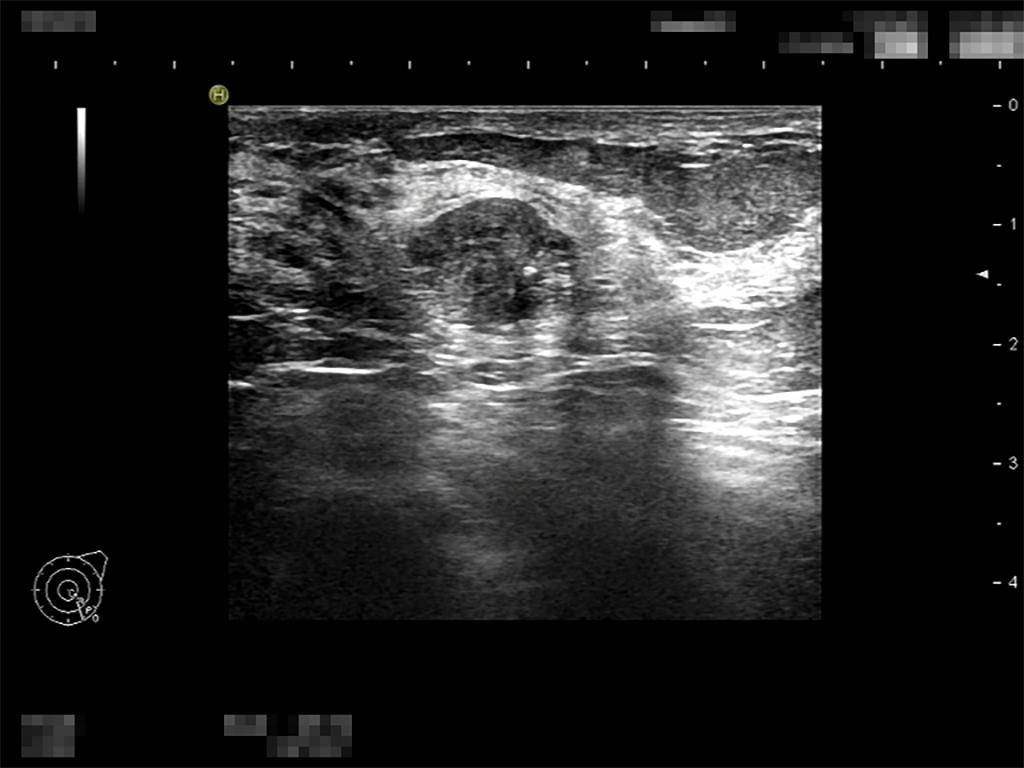
#> input picture roi_extraction/sample_1.jpg, 1024 x 768 px
$ jupyter execute ROI_Extraction.ipynb
#> lines starting #> are read from the running program, lines starting #| are printed output that depends on the picture; after the words box and inside, x2 and y2 are one past the last pixel; in counts of white or black regions, pixels touching at a corner belong together
#> further down, img is the input picture: shape (768, 1024, 3); mean B, G, R 37, 37.1, 37
[cell 1]
import cv2
import os
import numpy as np
from tqdm import tqdm
from PIL import Image,ImageEnhance
import pickle
import matplotlib.pyplot as plt
import pandas as pd

[cell 2]
def DetectLine(cnt, th=5):
    x,y,w,h = cv2.boundingRect(cnt)
    center_x = int(x+w/2)
    center_y = int(y+h/2)
    # find top
    s_p = []
    for point in cnt:
        if point[0,1] < center_y:
            s_p.append(point[0,1])
    unique, counts = np.unique(s_p, return_counts=True)
    values = []
    for v,c in zip(unique,counts):
        if c>100:
            values.append(v)
    if len(values) and max(values)-min(values)<th:
        top = int(np.mean(values))
    else:
        top = y
    # find bottom
    s_p = []
    for point in cnt:
        if point[0,1] > center_y:
            s_p.append(point[0,1])
    unique, counts = np.unique(s_p, return_counts=True)
    values = []
    for v,c in zip(unique,counts):
        if c>100:
            values.append(v)
    if len(values) and max(values)-min(values)<th:
        bottom = int(np.mean(values))
    else:
        bottom = y+h
    # find left
    s_p = []
    for point in cnt:
        if point[0,0] < center_x:
            s_p.append(point[0,0])
    unique, counts = np.unique(s_p, return_counts=True)
    values = []
    for v,c in zip(unique,counts):
        if c>100:
            values.append(v)
    if len(values) and max(values)-min(values)<th:
        left = int(np.mean(values))
    else:
        left = x
    # find right
    s_p = []
    for point in cnt:
        if point[0,0] > center_x:
            s_p.append(point[0,0])
    unique, counts = np.unique(s_p, return_counts=True)
    values = []
    for v,c in zip(unique,counts):
        if c>100:
            values.append(v)
    if len(values) and max(values)-min(values)<th:
        right = int(np.mean(values))
    else:
        right = x+w
    return left,top,right,bottom

def roi_extraction(img, th=30, min_size=50000,detect_line=True):
    """
        args:
            src: img path
            min_size: min size of roi
    """
#> called with th = 30, min_size = 50000, detect_line = False
    imgray = cv2.cvtColor(img,cv2.COLOR_BGR2GRAY)
    ret,thresh = cv2.threshold(imgray,th,255,0)
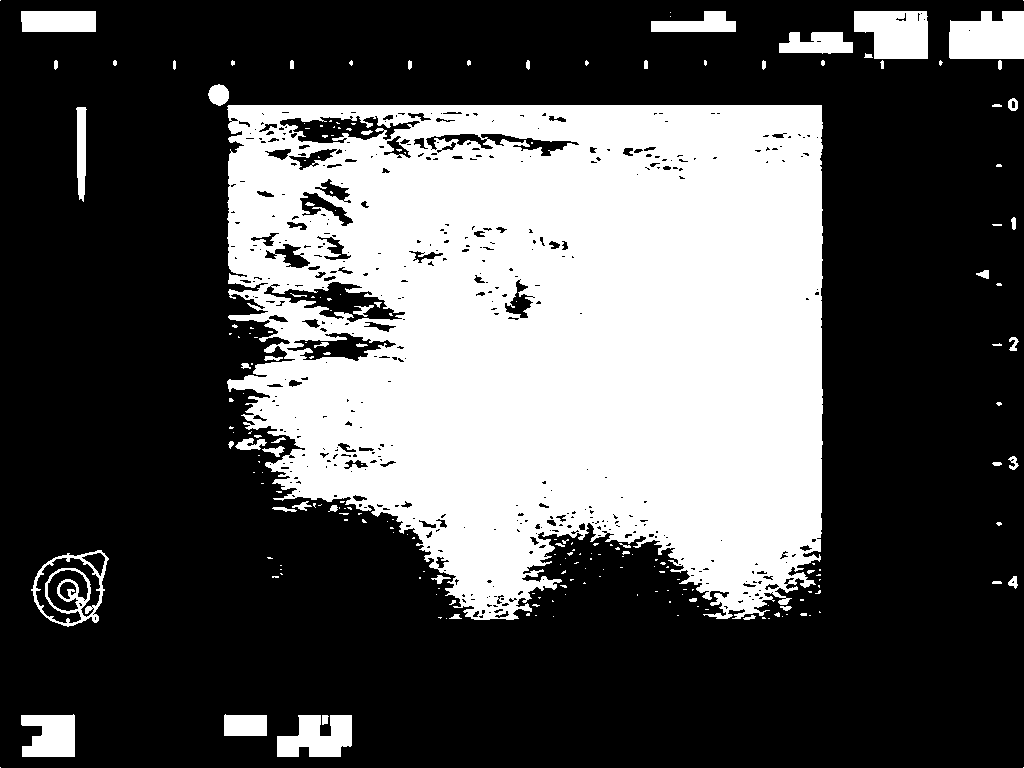
#> thresh: shape (768, 1024); 33.7% white; 221 white regions (161 under 20 px)
#> ret = 30
    contours, hierarchy = cv2.findContours(thresh,cv2.RETR_TREE,cv2.CHAIN_APPROX_NONE)
#> contours = 704 contours, 536 with area under 20; largest, box (x1, y1, x2, y2) and area: (227, 105, 823, 620) 256636, (31, 550, 109, 627) 4214, (949, 11, 1024, 59) 3036, (854, 11, 928, 59) 2884, (263, 281, 406, 323) 2604
    save_cnts = {}
    for cnt in contours:
        area = cv2.contourArea(cnt)
        if area > min_size:
            save_cnts[area]=cnt
#> this loop made 704 passes
#> area on passes 3 to 5: 42.5, 2122.5, 841
#> after the loop, save_cnts = {256636: contour of 4142 points, box (x1, y1, x2, y2) (227, 105, 823, 620), area 256636}
    key = max(save_cnts.keys())
#> key = 256636
    cnt = save_cnts[key]
#> cnt = contour of 4142 points, box (x1, y1, x2, y2) (227, 105, 823, 620), area 256636
    if detect_line:
        left,top,right,bottom = DetectLine(cnt,th=5)
        return left,top,right,bottom,cnt
    else:
        x,y,w,h = cv2.boundingRect(cnt)
#> x = 227; y = 105; w = 596; h = 515
        return x,y,x+w,y+h,cnt

[cell 3]
img_path = "sample_1.jpg"
img = cv2.imread(img_path)
left,top,right,bottom,cnt = roi_extraction(img,th=30,detect_line=False)
#> left = 227; top = 105; right = 823; bottom = 620
img = cv2.cvtColor(img,cv2.COLOR_BGR2RGB)
roi = img[top:bottom, left:right]
Image.fromarray(roi).save("sample_1_roi.jpg")
img = cv2.drawContours(img, [cnt], -1, (0,0,255), 5)
img = cv2.rectangle(img,(left,top),(right,bottom),(0,255,0),5)
Image.fromarray(img)

[cell 4]
img_path = "sample_2.jpg"
img = cv2.imread(img_path)
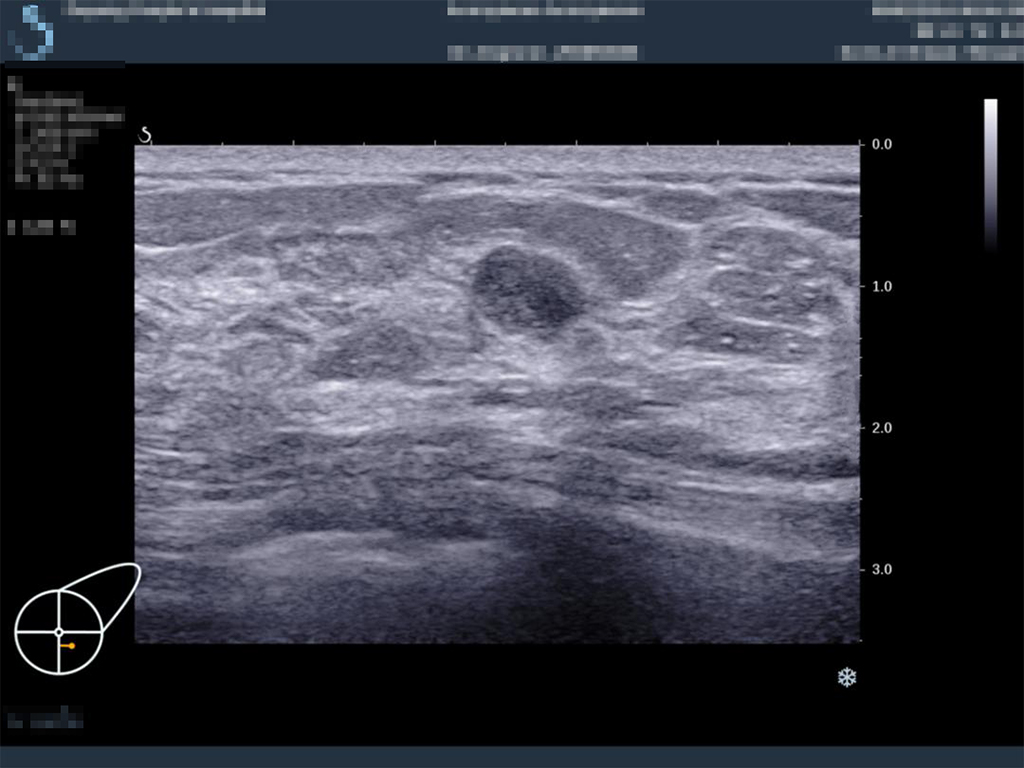
#> input picture roi_extraction/sample_2.jpg, 1024 x 768 px
#> img is the input picture: shape (768, 1024, 3); mean B, G, R 70.2, 60.5, 59.4
left,top,right,bottom,cnt = roi_extraction(img,th=30,detect_line=False)
#> call 2 of roi_extraction, with th = 30, min_size = 50000, detect_line = False
#> in roi_extraction (call 2), `ret,thresh = cv2.threshold(imgray,th,255,0)`:
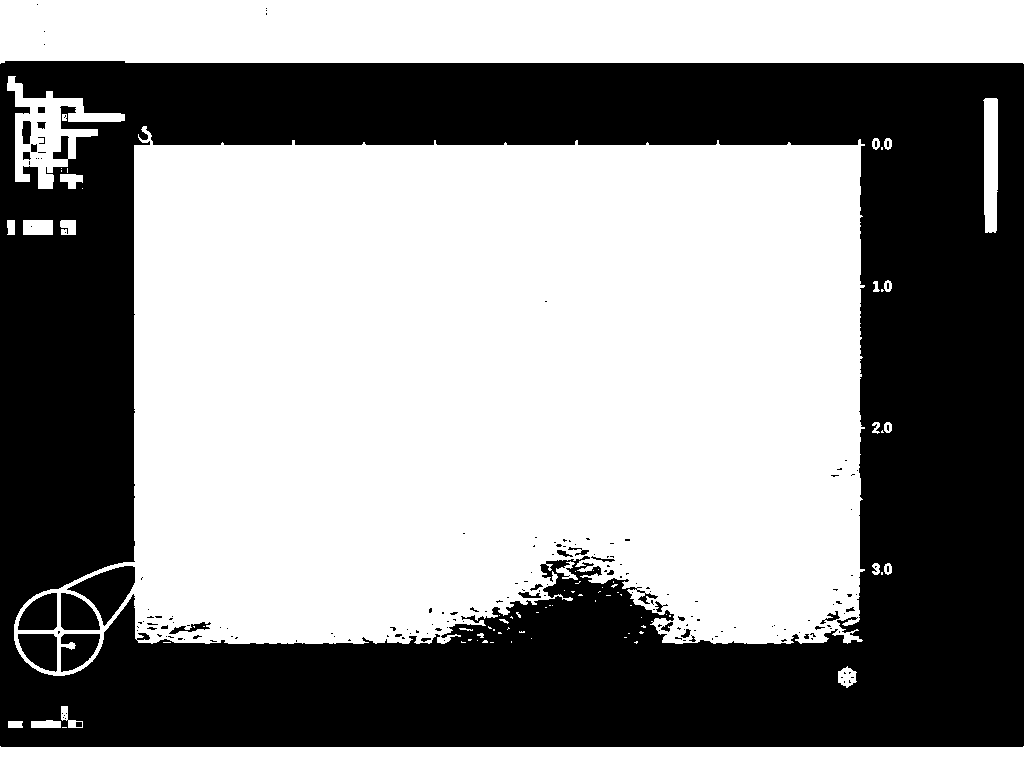
#> thresh: shape (768, 1024); 56.9% white; 190 black regions (160 under 20 px)
#> in roi_extraction (call 2), `contours, hierarchy = cv2.findContours(thresh,cv2.RETR_TREE,cv2.CHAIN_..`: contours = 287 contours, 218 with area under 20; largest, box (x1, y1, x2, y2) and area: (14, 126, 865, 676) 358294, (0, 0, 1024, 64) 63186, (0, 746, 1024, 768) 20461, (7, 76, 125, 189) 4948, (66, 565, 136, 627) 2012
#> the loop in roi_extraction (call 2), `for cnt in contours:` made 287 passes
#> area on passes 1, 3, 4: 20461, 81, 181
#> after the loop in roi_extraction (call 2), `for cnt in contours:`: save_cnts = {358294.5: contour of 3701 points, box (x1, y1, x2, y2) (14, 126, 865, 676), area 358294, 63186: contour of 2174 points, box (x1, y1, x2, y2) (0, 0, 1024, 64), area 63186}
#> in roi_extraction (call 2), `key = max(save_cnts.keys())`: key = 358294.5
#> in roi_extraction (call 2), `cnt = save_cnts[key]`: cnt = contour of 3701 points, box (x1, y1, x2, y2) (14, 126, 865, 676), area 358294
#> in roi_extraction (call 2), `x,y,w,h = cv2.boundingRect(cnt)`: x = 14; y = 126; w = 851; h = 550
#> left = 14; top = 126; right = 865; bottom = 676
img = cv2.cvtColor(img,cv2.COLOR_BGR2RGB)
roi = img[top:bottom, left:right]
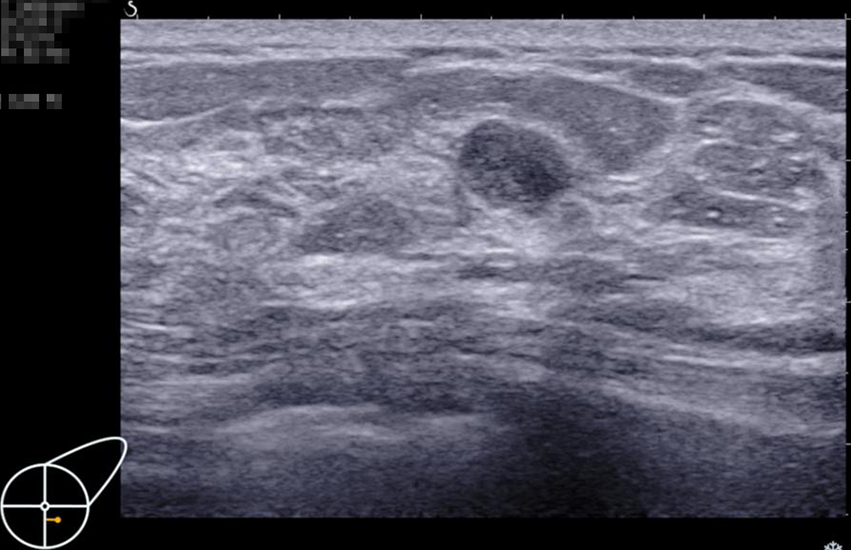
#> roi: shape (550, 851, 3); mean R, G, B 89.6, 89.1, 102.6
Image.fromarray(roi).save("sample_2_roi_without_linedetection.jpg")
img = cv2.drawContours(img, [cnt], -1, (0,0,255), 5)
img = cv2.rectangle(img,(left,top),(right,bottom),(0,255,0),5)
Image.fromarray(img)

[cell 5]
img_path = "sample_2.jpg"
img = cv2.imread(img_path)
left,top,right,bottom,cnt = roi_extraction(img,th=30,detect_line=True)
#> in DetectLine, `x,y,w,h = cv2.boundingRect(cnt)`: x = 14; y = 126; w = 851; h = 550
#> in DetectLine, `center_x = int(x+w/2)`: center_x = 439
#> in DetectLine, `center_y = int(y+h/2)`: center_y = 401
#> the loop in DetectLine, `for point in cnt:` made 3701 passes
#> point on passes 1 to 3: [[143, 126]], [[142, 127]], [[142, 128]]
#> after the loop in DetectLine, `for point in cnt:`: s_p = 1370 values, max 400 at index 316, min 126 at index 0, mean 193.7
#> in DetectLine, `unique, counts = np.unique(s_p, return_counts=True)`: unique = 275 values from 126 to 400; counts = 275 values, max 695 at index 19, min 2 at index 1, mean 4.98
#> the loop in DetectLine, `for v,c in zip(unique,counts):` made 275 passes
#> c on passes 1 to 3: 4, 2, 2
#> after the loop in DetectLine, `for v,c in zip(unique,counts):`: values = [145]
#> in DetectLine, `top = int(np.mean(values))`: top = 145
#> after the loop in DetectLine, `for point in cnt:`: s_p = 2329 values, max 675 at index 355, min 402 at index 0, mean 596.7
#> in DetectLine, `unique, counts = np.unique(s_p, return_counts=True)`: unique = 274 values from 402 to 675; counts = 274 values, max 261 at index 240, min 2 at index 0, mean 8.5
#> the loop in DetectLine, `for v,c in zip(unique,counts):` made 274 passes
#> after the loop in DetectLine, `for v,c in zip(unique,counts):`: values = [642, 643]
#> in DetectLine, `bottom = int(np.mean(values))`: bottom = 642
#> after the loop in DetectLine, `for point in cnt:`: s_p = 1516 values, max 438 at index 1180, min 14 at index 608, mean 195.4
#> in DetectLine, `unique, counts = np.unique(s_p, return_counts=True)`: unique = 425 values from 14 to 438; counts = 425 values, max 414 at index 120, min 2 at index 8, mean 3.57
#> the loop in DetectLine, `for v,c in zip(unique,counts):` made 425 passes
#> c on passes 1 to 3: 17, 8, 6
#> after the loop in DetectLine, `for v,c in zip(unique,counts):`: values = [134]
#> in DetectLine, `left = int(np.mean(values))`: left = 134
#> after the loop in DetectLine, `for point in cnt:`: s_p = 2181 values, max 864 at index 1275, min 440 at index 0, mean 689.1
#> in DetectLine, `unique, counts = np.unique(s_p, return_counts=True)`: unique = 425 values from 440 to 864; counts = 425 values, max 250 at index 419, min 2 at index 46, mean 5.13
#> the loop in DetectLine, `for v,c in zip(unique,counts):` made 425 passes
#> c on passes 1 to 3: 5, 4, 4
#> after the loop in DetectLine, `for v,c in zip(unique,counts):`: values = [859, 860]
#> in DetectLine, `right = int(np.mean(values))`: right = 859
#> left = 134; top = 145; right = 859; bottom = 642
img = cv2.cvtColor(img,cv2.COLOR_BGR2RGB)
roi = img[top:bottom, left:right]
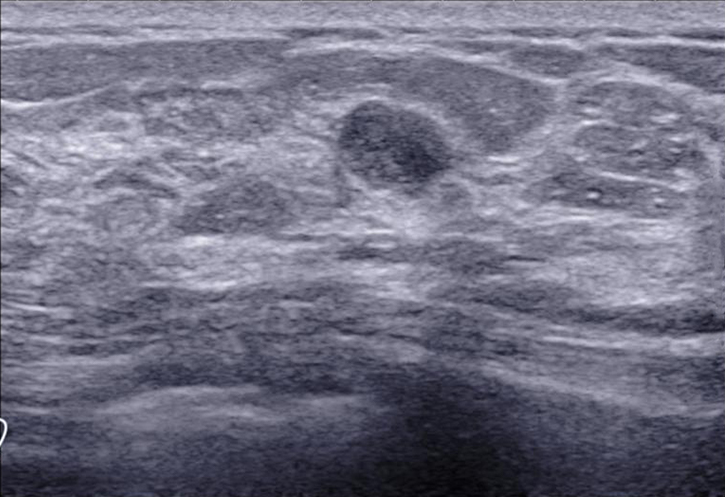
#> roi: shape (497, 725, 3); mean R, G, B 114.3, 113.5, 131
Image.fromarray(roi).save("sample_2_roi_with_linedetection.jpg")
img = cv2.drawContours(img, [cnt], -1, (0,0,255), 5)
img = cv2.rectangle(img,(left,top),(right,bottom),(0,255,0),5)
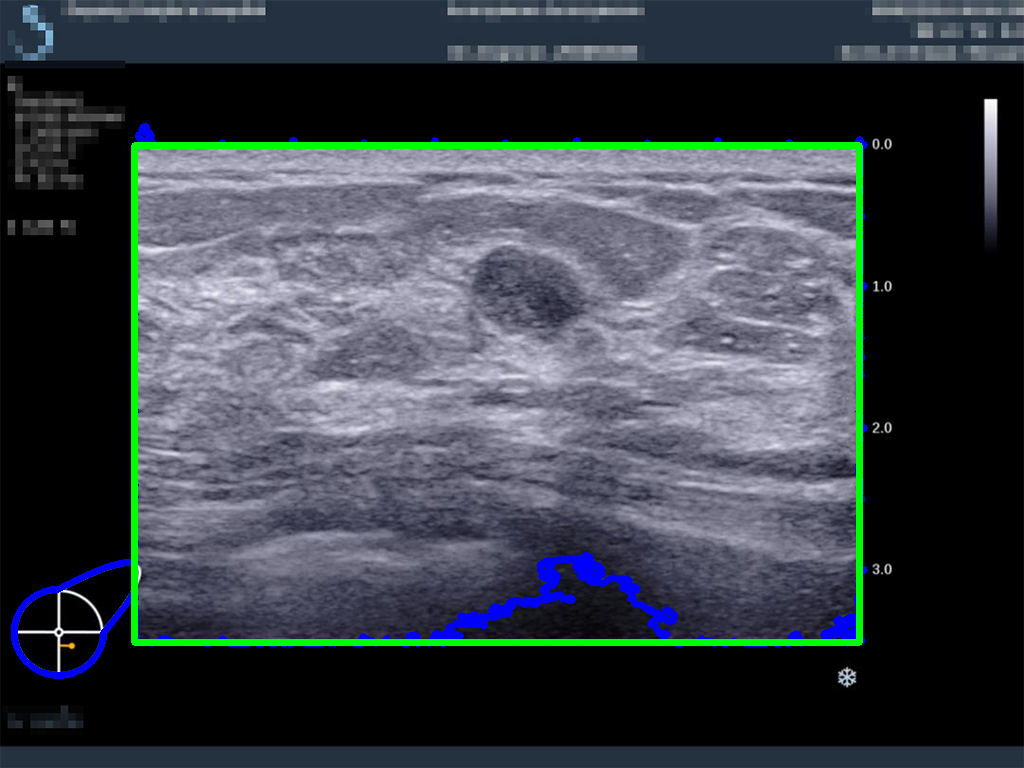
#> img: shape (768, 1024, 3); mean R, G, B 57.6, 64.3, 71
Image.fromarray(img)
